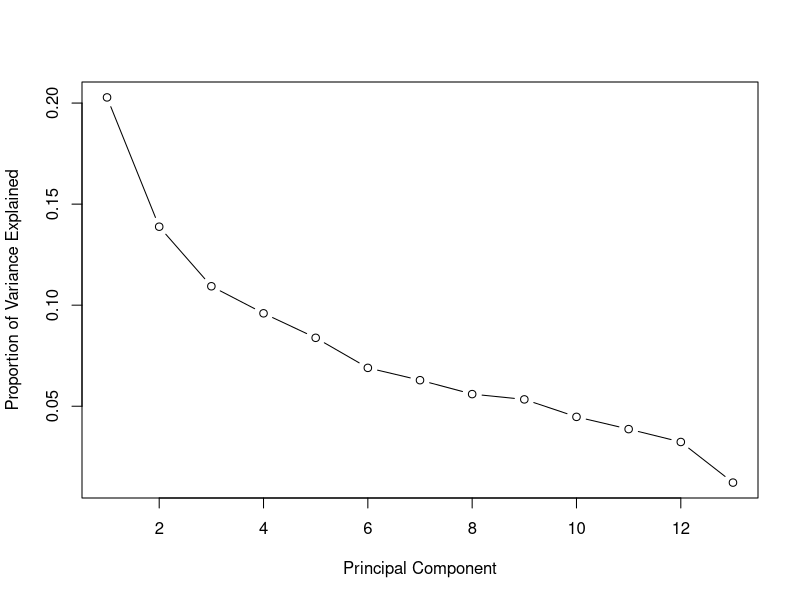
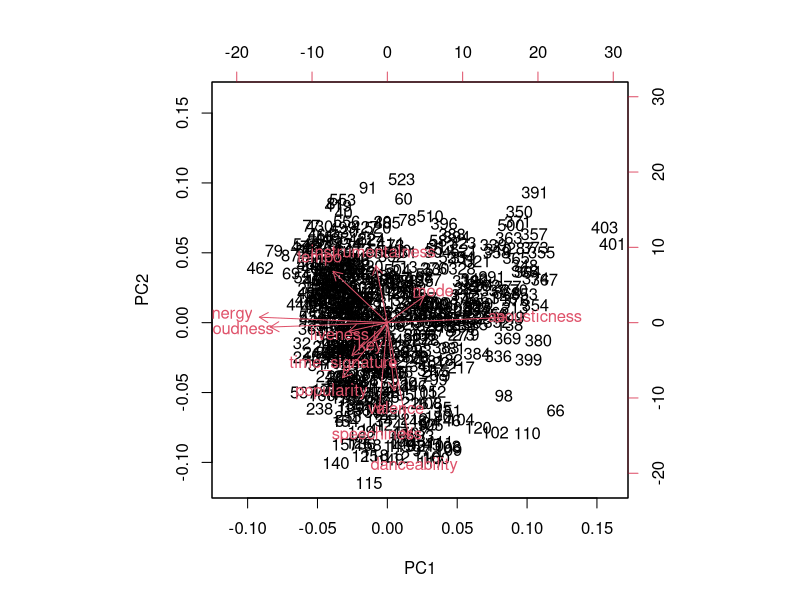

R code for these plots, in order: (Note: this script raises an error after producing the figures.)
# Group 05 - Spotify Hit Prediction Project

# Step 1: Read in data and perform PCA
spotify_rawdata <- read.csv("spotify_training_data.csv")

# Select numerical components for PCA
spotify_pca <- prcomp(spotify_rawdata[,c(6:18)], center=TRUE, scale=TRUE)
summary(spotify_pca)
# PCA summary seems to indicate PC1-10 is enough (~92% variance explained)

# Creating a Scree plot to confirm
std_devs <- spotify_pca$sdev
vars <- std_devs^2
prop_var_explained <- vars / sum(vars) # variance explained by each PC

plot(prop_var_explained, xlab = "Principal Component", ylab = "Proportion of Variance Explained", type = "b")

# Get output per component
spotify_pca$rotation

# Graph all components 
biplot(spotify_pca)

# Correlation check
correlationMatrix = cor(spotify_rawdata[,c(6:18)])
round(correlationMatrix, 2)

# Generate some plots
autoplot(spotify_pca, data = spotify_rawdata, colour = 'genre')

# Some analysis by genre
rock_dataset = subset(spotify_rawdata, genre == "rock")
hist(rock_dataset$loudness, main="Distribution of Loudness Scores for Rock Songs")

pop_dataset = subset(spotify_rawdata, genre == "pop")
hist(pop_dataset$danceability, main="Distribution of Danceability Scores for Pop Songs")



#---------------------------------------------------------------------------------------------------------------
# Trying stepwise variable selection (IGNORE THiS: MUST BE REFACTORED)

# adding rank in top 100 as an explicit column
spotify_rawdata$song_rank = c(1:100)
  
full_first_order_model = lm(song_rank ~ danceability + energy + key + loudness + mode + speechiness + acousticness + instrumentalness 
                                         + liveness + valence + tempo + duration_ms + time_signature, data=spotify_rawdata)

full_second_order_model = lm(song_rank ~ (danceability + energy + key + loudness + mode + speechiness + acousticness + instrumentalness 
                         + liveness + valence + tempo + duration_ms + time_signature)^2 + I(danceability^2) + I(energy^2) +
                         I(loudness^2) + I(speechiness^2) + I(acousticness^2) + I(instrumentalness^2) + I(liveness^2) +
                         I(valence^2) + I(tempo^2) + I(duration_ms^2), data=spotify_rawdata)

output1 <- ols_step_both_p(full_first_order_model)
# the best 1st order model generated produces an R-squared value of 0.064

output2 <- ols_step_both_p(full_second_order_model)
# the best 2nd order model generated produces an R-squared value of 0.123

# Results from variable selection also seem to indicate a lack of a relationship between the attributes of a song and its popularity
#----------------------------------------------------------------------------------------------------------------


